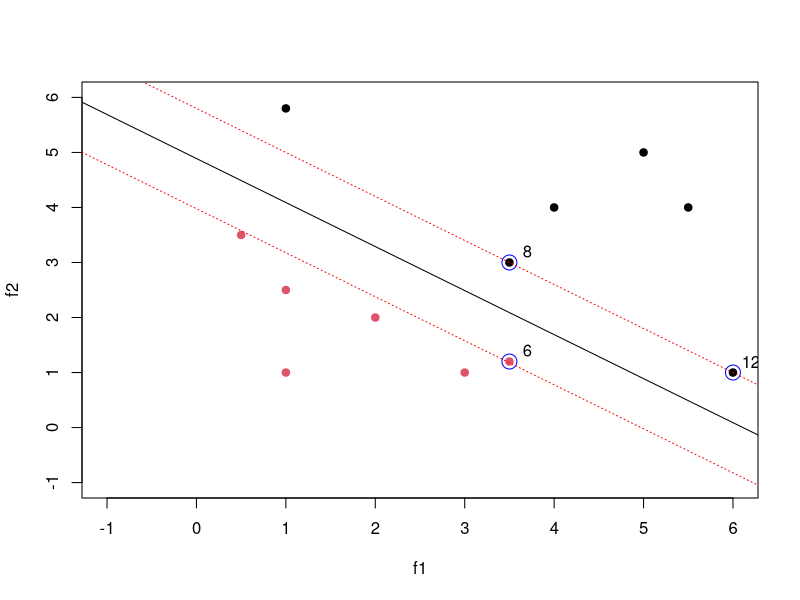
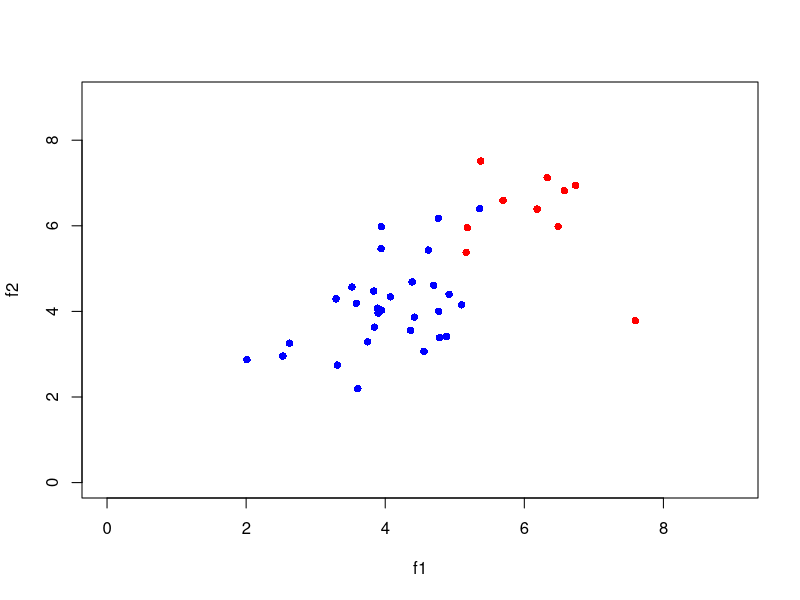
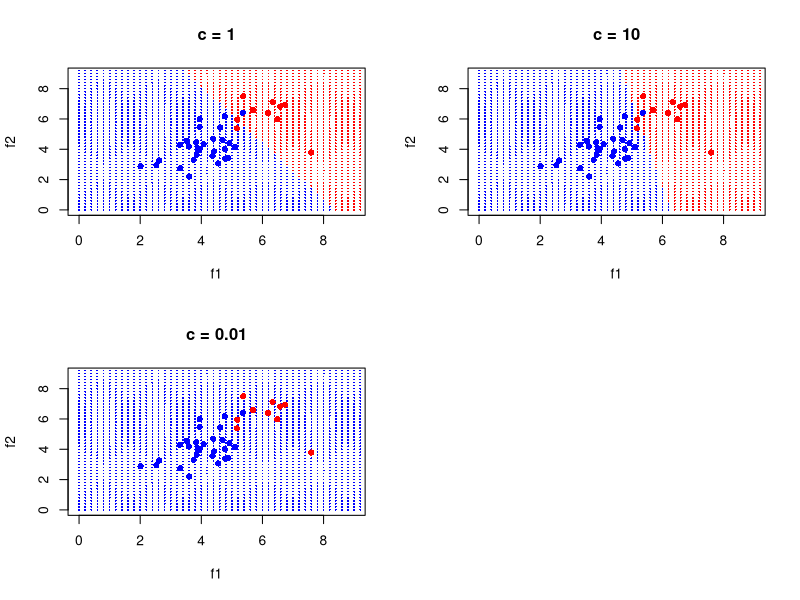

The R source for these figures, in order: (Note: this script raises an error after producing the figures.)
# Intro to Support Vector Machines
library(e1071)

# create example data
f1 <- c(.5, 1, 1, 2, 3, 3.5, 1, 3.5, 4, 5, 5.5, 6) 
f2 <- c(3.5, 1, 2.5, 2, 1, 1.2, 5.8, 3, 4, 5, 4, 1) 
cls <- c(rep(+1, 6), rep(-1, 6))
dat <- cbind(f1, f2) 

# plot all points from the two classes 
plot(dat, col = (cls + 3)/2, pch = 19, xlim = c(-1, 6), ylim = c(-1, 6))

# train a maximal margin classifier (hard margin) 
svm.model <- svm(dat, y = cls, kernel = "linear", type = "C-classification", scale = FALSE) 


# plot support vectors
points(svm.model$SV, col = "blue", cex = 2) 
text(svm.model$SV + 0.2, labels = row.names(svm.model$SV)) # Could use labels here with 
# svm.model$index

# coefs: estimated betas
# svm.model$ceofs gives the alpha weights 
# svm.model$SV gives the support vectors
# The hyperplane f(x) = beta_0 + \sum{i in S} alpa_i <x, support_vector_i> 
# alpha = svm.model$coefs
# support_vector = svm.model$SV
# Compute the weights
w <- t(svm.model$coefs) %*% svm.model$SV
# ----- This is beyond the scope of the course, but for interests -----
# rho: the negative intercept of decision boundary 
# Extract the beta_0 
beta_0 <- -svm.model$rho 
# Remap plane, i.e. equation currently in form f(x) = 0 = a + bx + cy 
# where w = (b, c) and a = beta_0 
# We want y = -a/c - a/c * x to use abline
abline(a = -beta_0 / w[1, 2], b = -w[1, 1] / w[1, 2], col = "black", lty = 1)
# plot margins
abline(a = (-beta_0-1) / w[1, 2], b = -w[1, 1] / w[1, 2], col = "red", lty = 3) 
abline(a = (-beta_0+1) / w[1, 2], b = -w[1, 1] / w[1, 2], col = "red", lty = 3)

# Create simulation dataset
# create positive class sample with 2 descriptive features
set.seed(1) 
f1 <- rnorm(10, mean = 6, sd = 1) 
f2 <- rnorm(10, mean = 6, sd = 1) 
old.P.data <- cbind(f1, f2) 

# Alternatively 
set.seed(1) 
P.data <- replicate(2, rnorm(10, mean = 6, sd = 1))
colnames(P.data) <- c("f1", "f2")

# create negative class sample with 2 descriptive features
N.data <- replicate(2, rnorm(30, mean = 4, sd = 1))

# combine all samples
data.mat <- data.frame(rbind(P.data, N.data), 
                       Class = rep(c("P", "N"), times = c(nrow(P.data), nrow(N.data))), 
                       stringsAsFactors = TRUE)
rownames(data.mat) <- paste("s", 1:(nrow(P.data) + nrow(N.data)), sep = "")

# plot data 
plot(P.data, col = "red", pch = 16, ylim = c(0, 9), xlim = c(0, 9))
points(N.data, col = "blue", pch = 16)

# Train a support vector classifier
# Try it with 3 different cost values
svm.model1 <- svm(x = data.mat[, -3], y = data.mat[, 3], 
                  kernel = "linear", type = "C-classification", cost = 1) 
svm.model2 <- svm(x = data.mat[, -3], y = data.mat[, 3], 
                  kernel = "linear", type = "C-classification", cost = 10) 
svm.model3 <- svm(x = data.mat[, -3], y = data.mat[, 3], 
                  kernel = "linear", type = "C-classification", cost = 0.01)

par(mfrow = c(2, 2))
# mapping decision boundary for model1 
# set up the plot without plotting points
plot(P.data, ylim = c(0, 9), xlim = c(0, 9), type = "n", main = "c = 1")

# Use the SVM model we've trained, predict a grid of points
for (x in seq(0, 10, by = 0.2)) {
  for (y in seq(0, 10, by = 0.2)) {
    t <- cbind(x, y)
    colnames(t) <- c("f1", "f2")
    if (predict(svm.model1, t) == 'N') {
      points(x, y, col = "blue", cex = 0.3, pch = 16) 
    } else { 
      points(x, y, col = "red", cex = 0.3, pch = 16)
    }
  }
}

points(P.data, col = "red", pch = 16) 
points(N.data, col = "blue", pch = 16) 

# mapping decision boundary fro model2
plot(P.data, ylim = c(0, 9), xlim = c(0, 9), type = "n", main = "c = 10") 
dat <- expand.grid(f1 = seq(0, 10, by = 0.2), f2 = seq(0, 10, by = 0.2))
predictions <- predict(svm.model2, dat) 
points(dat, col = ifelse(predictions == "P", "red", "blue"), cex = 0.3, pch = 16) 
points(P.data, col = "red", pch = 16) 
points(N.data, col = "blue", pch = 16) 

# mapping decision boundary for model3
plot(P.data, ylim = c(0, 9), xlim = c(0, 9), type = "n", main = "c = 0.01")
predictions <- predict(svm.model3, dat) 
points(dat, col = ifelse(predictions == "P", "red", "blue"), cex = 0.3, pch = 16) 
points(P.data, col = "red", pch = 16) 
points(N.data, col = "blue", pch = 16) 

# Create linearly non-separable data 
# create positive class sample with 2 descriptive features
set.seed(3) 
f1 <- rnorm(50, mean = 6, sd = 0.6) 
set.seed(4) 
f2 <- rnorm(50, mean = 6, sd = 0.6) 
P1.data <- cbind(f1, f2) 

set.seed(5) 
f1 <- rnorm(50, mean = 3, sd = 0.6) 
set.seed(6) 
f2 <- rnorm(50, mean = 3, sd = 0.6) 
P2.data <- cbind(f1, f2) 
P.data <- rbind(P1.data, P2.data) 

svm.model <- svm(x = data.mat[, -3], 
                 y = data.mat[, -3], 
                 kernel = "polynomial", 
                 degree = 6, 
                 type = "C-classification")

# plot data 
plot(P.data, col = "red", pch = 16, ylim = c(0, 9), xlim = c(0, 9))
points(N.data, col = "blue", pch = 16) 


# mapping decision boundary 
predictions <- predict(svm.model, dat) 
points(dat, col = ifelse(predictions == "P", "red", "blue"), cex = 0.3, pch = 16)

# LIC went through polynomial and radial basis too quickly, need to look at tutorial 








